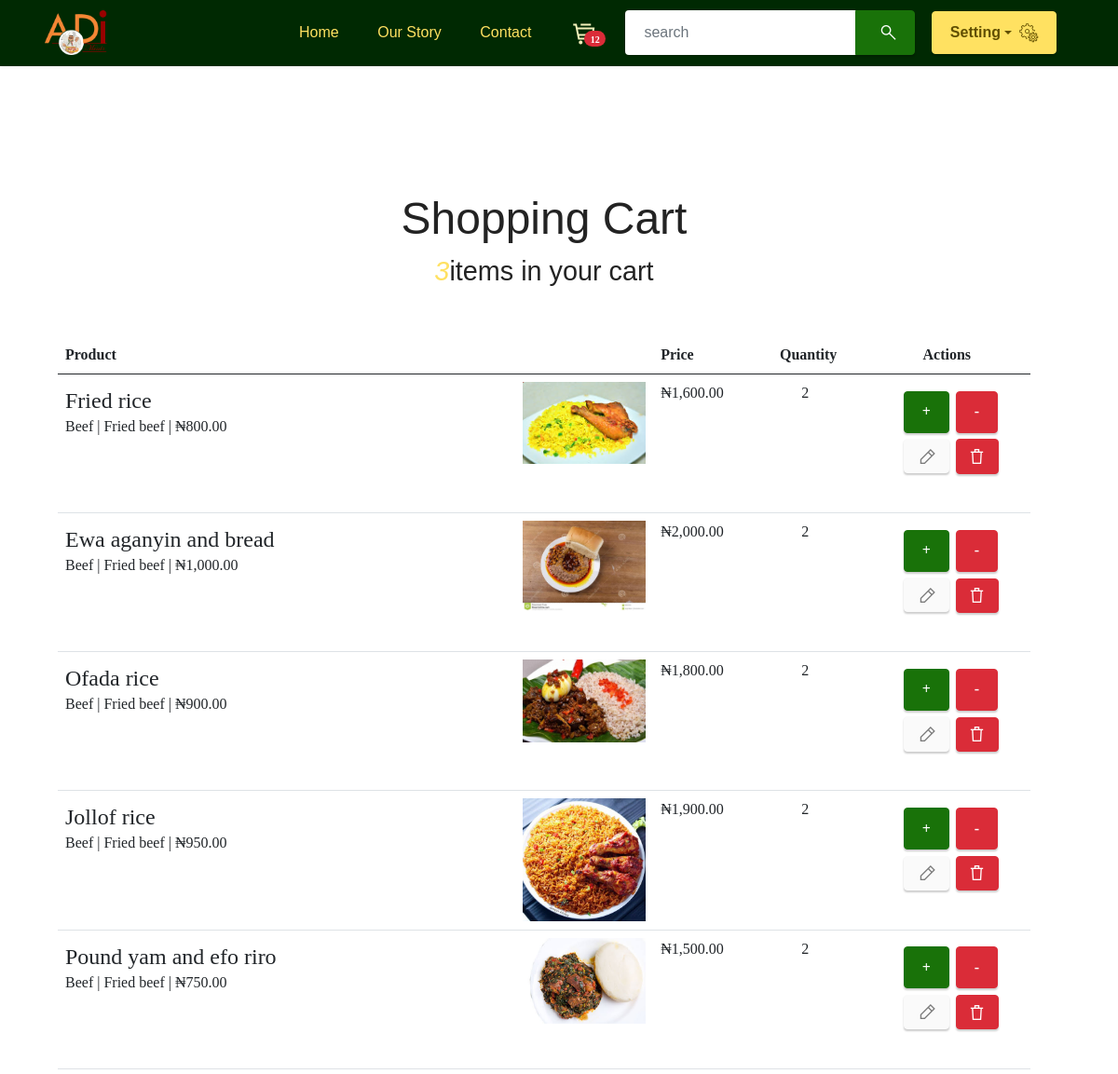
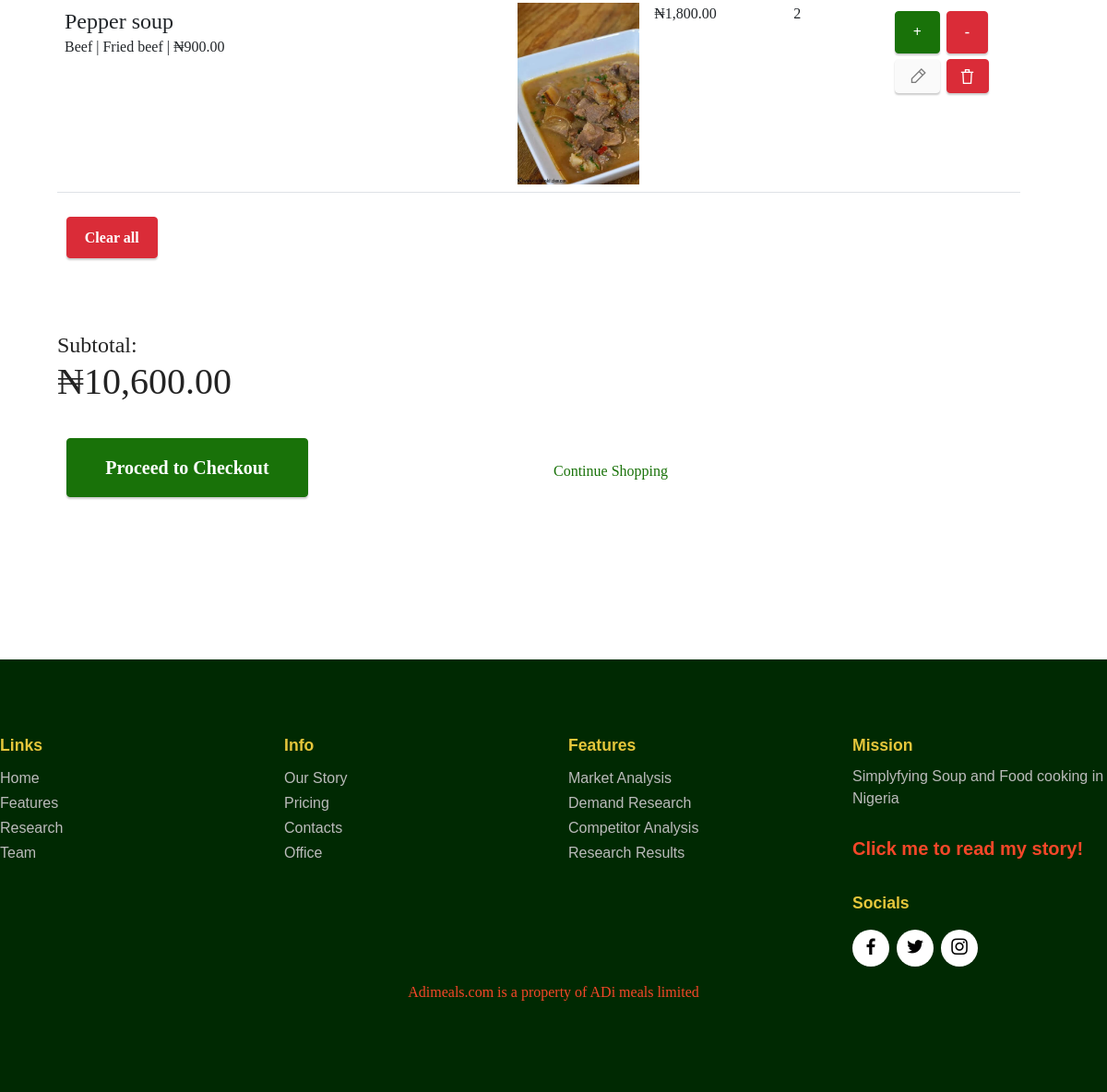
The page /cart/cart-items/ (signed in) on the database its author committed (2 pictures, top to bottom).
### cart/models.py (models this page shows, shortened)
class CartItemsFood(models.Model):
    cart = models.ForeignKey(Cart, on_delete=models.CASCADE, related_name="cartitems")
    content_type = models.ForeignKey(ContentType, on_delete=models.CASCADE)
    quantity = models.IntegerField(default=0)
    food_category = models.CharField(max_length=30,default="mini box")
    protein = models.CharField(max_length=30,default="beef")
    subprotein = models.CharField(max_length=30,default="fried beef")
    object_id = models.PositiveIntegerField()
    content_object = fields.GenericForeignKey('content_type', 'object_id')
    transactions = GenericRelation(Transactions)
    def total_price(self,food_category):
        food_model = ContentType.objects.get(model="food")
        soup_model = ContentType.objects.get(model="soup")
        if self.content_type == food_model:
            total_price = self.quantity*self.content_object.food_price
        elif self.content_type == soup_model and food_category == "mini":
            total_price = self.quantity*self.content_object.mini_box_price
        elif self.content_type == soup_model and food_category == "medium":
            total_price = self.quantity*self.content_object.medium_box_price
        else:
            total_price = self.quantity*self.content_object.mega_box_price
        return total_price

class Cart(models.Model):
    user = models.ForeignKey(User, on_delete=models.CASCADE,blank=True,null=True)
    is_paid = models.BooleanField(default=False)
    uid = models.UUIDField(default=uuid.uuid4)
    session_id = models.CharField(max_length=100,blank=True,null=True)
    transactions = GenericRelation(Transactions)
    def total_quantity(self):
        cartitems = self.cartitems.all()
        total_price = sum([item.quantity for item in cartitems])
        return total_price
    def total_price(self):
        cartitems = self.cartitems.all()
        total_price = sum(item.total_price(item.food_category) for item in cartitems)
        return total_price

### food_app/models.py (models this page shows)
class Food(models.Model):
    image = models.ImageField(upload_to="media", height_field=None, width_field=None, max_length=None)
    food_item = models.CharField(max_length=30)
    food_price = models.DecimalField(max_digits=30,decimal_places=2)
    slug = models.SlugField(max_length=250,null=True,blank=True)
    cart = GenericRelation(CartItemsFood)
    transactions = GenericRelation(Transactions)
    def __str__(self):
        my_food = f"{self.food_item}\n\n₦{self.food_price}\n{self.pk}"
        return my_food.capitalize()

### cart/views.py (the view, shortened to what this page needs)
# urls.py: path('cart-items/',views.cart_items,name='cart_items'),
def cart_items(request):
    new_cartitems = ""
    cart = ""
    protein = ""
    request.session['protein'] = {'beef':['fried beef','boiled beef'],
                                        'chicken':['fried chicken','boiled chicken'],
                                        'fish':['fried fish','boiled fish'],
                                        'goat':['fried goat','boiled goat'],
                                        }
    protein = request.session['protein'].items()
    try:
        if request.user.is_authenticated:
            cart = Cart.objects.get(user=request.user)
        else:
            cart = Cart.objects.get(session_id=request.session['cart_users'],is_paid=False)
        cartitems = cart.cartitems.all()
        if len(cartitems) == 0:
            messages.info(request,"Add items to cart to view items!")
            return redirect(request.META.get('HTTP_REFERER'))
        else:
            new_cartitems = returns_item(cartitems,"mini_box")
    except Mobile.DoesNotExist:
        messages.info(request,"Add Mobile no before viewing cart!")
        return redirect(request.META.get('HTTP_REFERER'))
    except Cart.DoesNotExist:
        messages.info(request,"Add items to cart to view items!")
        return redirect(request.META.get('HTTP_REFERER'))
    except KeyError:
        messages.info(request,"Add items to cart to view items!")
        return redirect(request.META.get('HTTP_REFERER'))
    return render(request,'cart/new.html',{
        'food':food_model,
        'soup':soup_model,
        'new':new_cartitems,
        'protein':protein,
        })

### cart/views.py (called while the page is built)
def returns_item(items,food_category):
    new_items = []
    for item in items:
        if item.content_type == food_model:
            total_price = item.total_price(item.food_category)
            new_list = [item,total_price]
            new_items.append(new_list)
        elif item.content_type == soup_model and item.food_category == item.food_category:
            total_price = item.total_price(item.food_category)
            new_list = [item,total_price]
            new_items.append(new_list)
    return new_items

### my_site/context_processors.py (called while the page is built)
def context_render(request):
    cart = ""
    fname = ""
    cart_quantity = ""
    try:
        if request.user.is_authenticated:
            cart = Cart.objects.get(user=request.user)
            cart_quantity = cart.total_quantity()
            fname = request.user.first_name
        else:
            cart = Cart.objects.get(session_id=request.session['cart_users'],is_paid=False)
            cart_quantity = cart.total_quantity()
            fname = "Anonymous"
    except:
        cart_quantity = 0
    return {'cart':cart,'cart_quantity':cart_quantity,'fname':fname}

### cart/templates/cart/new.html (shortened to what this page needs)
{% extends "base/base.html" %}
{% load static %}
{% block jscript_attribute %}
    <link rel="stylesheet" href="{% static 'cart/cart.css' %}">
{% endblock jscript_attribute %}
{% block pageBody %}
<section data-bs-version="5.1" class="image2 cid-u0tuxl367X" id="image2-7">
    <div class="container">
        <section class="pt-5 pb-5">
            <div class="container">
                <div class="row w-100">
                    <div class="col-lg-12 col-md-12 col-12">
                        <h3 class="mb-2 text-center display-2">Shopping Cart</h3>
                        <p class="mb-5 text-center display-5">
                            <i class="text-info font-weight-bold">3</i>items in your cart
                        </p>
                        <table id="shoppingCart" class="table table-condensed table-responsive">
                            <thead>
                                <tr>
                                    <th style="width:60%">Product</th>
                                    <th style="width:12%">Price</th>
                                    <th style="width:10%">Quantity</th>
                                    <th style="width:16%;padding-left:55px" id="actions">Actions</th>
                                </tr>
                            </thead>
                            <tbody>
                                {% for item in new %}
                                <tr id="{{ item.0.object_id }}-{{ item.0.food_category }}">
                                    <td data-th="Product">
                                        <div class="row">
                                            <div class="col-md-3 text-left">
                                                <img src="{{ item.0.content_object.image.url }}" class="img-fluid"
                                                    alt="Adi Foods" data-bs-slide-to="4" data-slide-to="4"
                                                    class="img-fluid d-none d-md-block rounded mb-2 shadow">
                                            </div>
                                            <div class="col-md-9 text-left mt-sm-2">
                                                {% if item.0.content_type == food %}
                                                <h4>{{ item.0.content_object.food_item|capfirst }}</h4>
                                                <p class="font-weight-light">{{ item.0.protein|capfirst }} | {{ item.0.subprotein|capfirst }} | ₦{{ item.0.content_object.food_price }}</p>
                                                {% elif item.0.content_type == soup and item.0.food_category == "mini" %}
                                                <h4>{{ item.0.content_object.soup_item|capfirst }} | {{ item.0.food_category|capfirst }}</h4>
                                                <p class="font-weight-light">{{ item.0.protein|capfirst }} | {{ item.0.subprotein|capfirst }} | ₦{{ item.0.content_object.mini_box_price }}</p>
                                                {% elif item.0.content_type == soup and item.0.food_category == "medium" %}
                                                <h4>{{ item.0.content_object.soup_item|capfirst }} | {{ item.0.food_category|capfirst }}</h4>
                                                <p class="font-weight-light">{{ item.0.protein|capfirst }} | {{ item.0.subprotein|capfirst }} | ₦{{ item.0.content_object.medium_box_price }}</p>
                                                {% else %}
                                                <h4>{{ item.0.content_object.soup_item|capfirst }} | {{ item.0.food_category|capfirst }}</h4>
                                                <p class="font-weight-light">{{ item.0.protein|capfirst }} | {{ item.0.subprotein|capfirst }} | ₦{{ item.0.content_object.mega_box_price }}</p>
                                                {% endif %}
                                            </div>
                                        </div>
                                    </td>
                                    <td data-th="Price" class="quantity-unit-price" id="{{ item.0.content_object }}-{{ item.0.food_category }}-quantity-unit-price">₦{{ item.1 }}</td>
                                    <td data-th="Quantity" style="padding-left:3%" class="quantity" id="{{ item.0.object_id }}-{{ item.0.food_category }}-quantity">
                                        {{ item.0.quantity }}
                                    </td>
                                    <td class="actions" data-th="">
                                        <div class="text-right">
                                            <div class="productContainer">
                                                <button type="button" class="btn btn-primary border-secondary bg-white add-item"
                                                    name="add-item" value="{{ item.0.object_id }}"
                                                    data-content="{{ item.0.content_object }}" data-item="{{ item.0.food_category }}"
                                                    id="add-item">+</button>
                                                <button type="button" class="btn btn-warning border-secondary bg-white subtract-item"
                                                    name="subtract-item" value="{{ item.0.object_id }}"
                                                    data-content="{{ item.0.content_object }}" data-item="{{ item.0.food_category }}"
                                                    id="subtract-item">-</button>
                                                <button type="button" class="btn btn-warning border-secondary bg-white delete-item"
                                                    name="delete-item" value="{{ item.0.object_id }}"
                                                    data-content="{{ item.0.content_object }}" data-item="{{ item.0.food_category }}"
                                                    id="delete-item">
                                                    <span style="margin-left:13px;" class="mobi-mbri mobi-mbri-trash mbr-iconfont mbr-iconfont-btn"></span>
                                                </button>
                                            </div>
                                                {% if user.is_authenticated %}
                                                <button type="button" id="update-login" value="{{item.0.content_object.pk}}" data-food-category="{{item.0.food_category}}" class="btn btn-white border-secondary bg-white">
                                                    <span style="margin-left:-2px" class="mobi-mbri mobi-mbri-edit-2 mbr-iconfont mbr-iconfont-btn"></span>
                                                </button>
                                                {% else %}
                                                <button type="button" id="update-logout" class="btn btn-white border-secondary bg-white">
                                                    <span style="margin-left:-2px" class="mobi-mbri mobi-mbri-edit-2 mbr-iconfont mbr-iconfont-btn"></span>
                                                </button>
                                                {% endif %}
                                        </div>
                                    </td>
                                </tr>
                                {% endfor %}
                            </tbody>
                        </table>
                        {% if user.is_authenticated %}
                        <button type="submit" class="btn btn-warning border-secondary bg-white" value="{{ cart.user.username }}"
                            name="clear-all" id="clear_all">Clear all</button>
                        {% else %}
                        <button type="submit" class="btn btn-warning border-secondary bg-white" value="{{ cart.session_id }}"
                            name="clear-all" id="clear_all">Clear all</button>
                        {% endif %}
                        <br><br>
                        <br><br>
                        <div class="float-right text-right">
                            <h4>Subtotal:</h4>
                            <h1 id="subtotal">₦{{ cart.total_price }}</h1>
                        </div>
                        <div class="row mt-4 d-flex align-items-center">
                            <div class="col-sm-6 order-md-2 text-right">
                                <a href="{% url 'cart:checkout' %}" class="btn btn-primary mb-4 btn-lg pl-5 pr-5">Proceed to
                                    Checkout</a>
                            </div>
                            <div class="col-sm-6 mb-3 mb-m-1 order-md-1 text-md-left">
                                <a href="#">
                                     Continue Shopping</a>
                            </div>
                        </div>
                    </div>
                </div>
            </div>
        </section>
    </div>
</section>
{% endblock %}

### static/assets/theme/css/style.css (style rules this page uses)
section { background-color: #ffffff; }
body { font-style: normal; line-height: 1.5; font-weight: 400; color: #232323; position: relative; }
button { background-color: transparent; border-color: transparent; }
section, .container, .container-fluid { position: relative; word-wrap: break-word; }
a { font-style: normal; font-weight: 400; cursor: pointer; }
a, a:hover { text-decoration: none; }
h1, h2, h3, h4, h5, h6, .display-1, .display-2, .display-4, .display-5, .display-7, span, p, a { line-height: 1; word-break: break-word; word-wrap: break-word; font-weight: 400; }
section { background-position: 50% 50%; background-repeat: no-repeat; background-size: cover; }
img, iframe { display: block; width: 100%; }
.btn { font-weight: 600; border-width: 1px; font-style: normal; margin: 0.6rem 0.6rem; white-space: normal; transition: all 0.2s ease-in-out; display: inline-flex; align-items: center; justify-content: center; word-break: break-word; }
.btn-lg { font-weight: 600; letter-spacing: 0px; transition: all 0.3s ease-in-out; }
.btn .mbr-iconfont, .btn.btn-sm .mbr-iconfont { order: 1; cursor: pointer; margin-left: 0.5rem; vertical-align: sub; }
[type=submit] { -webkit-appearance: none; }
.row { display: -webkit-flex; -webkit-flex-wrap: wrap; }
html, body { height: auto; min-height: 100vh; }
.mt-4 { margin-top: 2rem !important; }
.mb-4 { margin-bottom: 2rem !important; }
@media (min-width: 992px) { .container { padding-left: 16px; padding-right: 16px; } }
@media (min-width: 992px) { .row { margin-left: -16px; margin-right: -16px; } }
@media (min-width: 992px) { .row > [class*=col] { padding-left: 16px; padding-right: 16px; } }

### cart/static/cart/cart.css (style rules this page uses)
#add-item { margin-left: 26px; }
#subtract-item { margin-left: -7px; }
#update-login { margin-top: -74px; padding-right: 14px; margin-left: 26px; }
#delete-item { margin-top: -3px; margin-left: 82px; padding-left: 1px; padding-right:14px; padding-bottom: -5px; }

### static/master.css (style rules this page uses)
body { margin-top: 5px; }

### rows shown on the page
CartItemsFood: content_type+object (picture), content_type+object "Fried rice", protein "Beef", subprotein "Fried beef", content_type+object "800.00", item "1,600.00", quantity "2"
CartItemsFood: content_type+object (picture), content_type+object "Ewa aganyin and bread", protein "Beef", subprotein "Fried beef", content_type+object "1,000.00", item "2,000.00", quantity "2"
CartItemsFood: content_type+object (picture), content_type+object "Ofada rice", protein "Beef", subprotein "Fried beef", content_type+object "900.00", item "1,800.00", quantity "2"
CartItemsFood: content_type+object (picture), content_type+object "Jollof rice", protein "Beef", subprotein "Fried beef", content_type+object "950.00", item "1,900.00", quantity "2"
CartItemsFood: content_type+object (picture), content_type+object "Pound yam and efo riro", protein "Beef", subprotein "Fried beef", content_type+object "750.00", item "1,500.00", quantity "2"
CartItemsFood: content_type+object (picture), content_type+object "Pepper soup", protein "Beef", subprotein "Fried beef", content_type+object "900.00", item "1,800.00", quantity "2"
Cart: total_price "10,600.00"

### other values the page prints
{{ cart_quantity }} "12"
